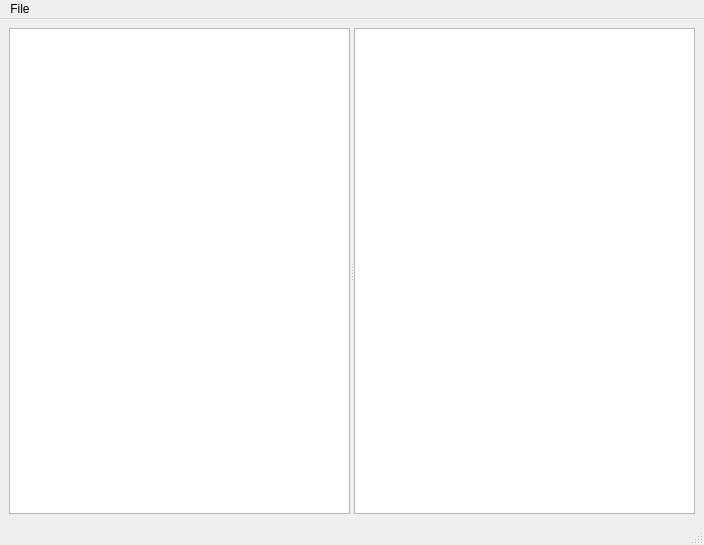
<?xml version="1.0" encoding="UTF-8"?>
<ui version="4.0">
 <class>MainWindow</class>
 <widget class="QMainWindow" name="MainWindow">
  <property name="geometry">
   <rect>
    <x>0</x>
    <y>0</y>
    <width>704</width>
    <height>545</height>
   </rect>
  </property>
  <property name="windowTitle">
   <string>Tracer</string>
  </property>
  <widget class="QWidget" name="centralwidget">
   <layout class="QGridLayout" name="gridLayout">
    <item row="0" column="0">
     <widget class="QSplitter" name="splitter">
      <property name="orientation">
       <enum>Qt::Horizontal</enum>
      </property>
      <widget class="QTreeWidget" name="treeWidget_InstructionInfo">
       <property name="editTriggers">
        <set>QAbstractItemView::NoEditTriggers</set>
       </property>
       <attribute name="headerVisible">
        <bool>false</bool>
       </attribute>
       <column>
        <property name="text">
         <string notr="true">1</string>
        </property>
       </column>
      </widget>
      <widget class="QTextBrowser" name="textBrowser_RegisterInfo"/>
     </widget>
    </item>
   </layout>
  </widget>
  <widget class="QMenuBar" name="menubar">
   <property name="geometry">
    <rect>
     <x>0</x>
     <y>0</y>
     <width>704</width>
     <height>22</height>
    </rect>
   </property>
   <widget class="QMenu" name="menuFile">
    <property name="title">
     <string>File</string>
    </property>
    <addaction name="actionOpen"/>
    <addaction name="actionSave"/>
   </widget>
   <addaction name="menuFile"/>
  </widget>
  <widget class="QStatusBar" name="statusbar"/>
  <action name="actionOpen">
   <property name="text">
    <string>Open</string>
   </property>
  </action>
  <action name="actionSave">
   <property name="text">
    <string>Save</string>
   </property>
  </action>
  <action name="actionSave_as_a_text_file">
   <property name="text">
    <string>Save as a text file</string>
   </property>
  </action>
 </widget>
 <resources/>
 <connections/>
</ui>
